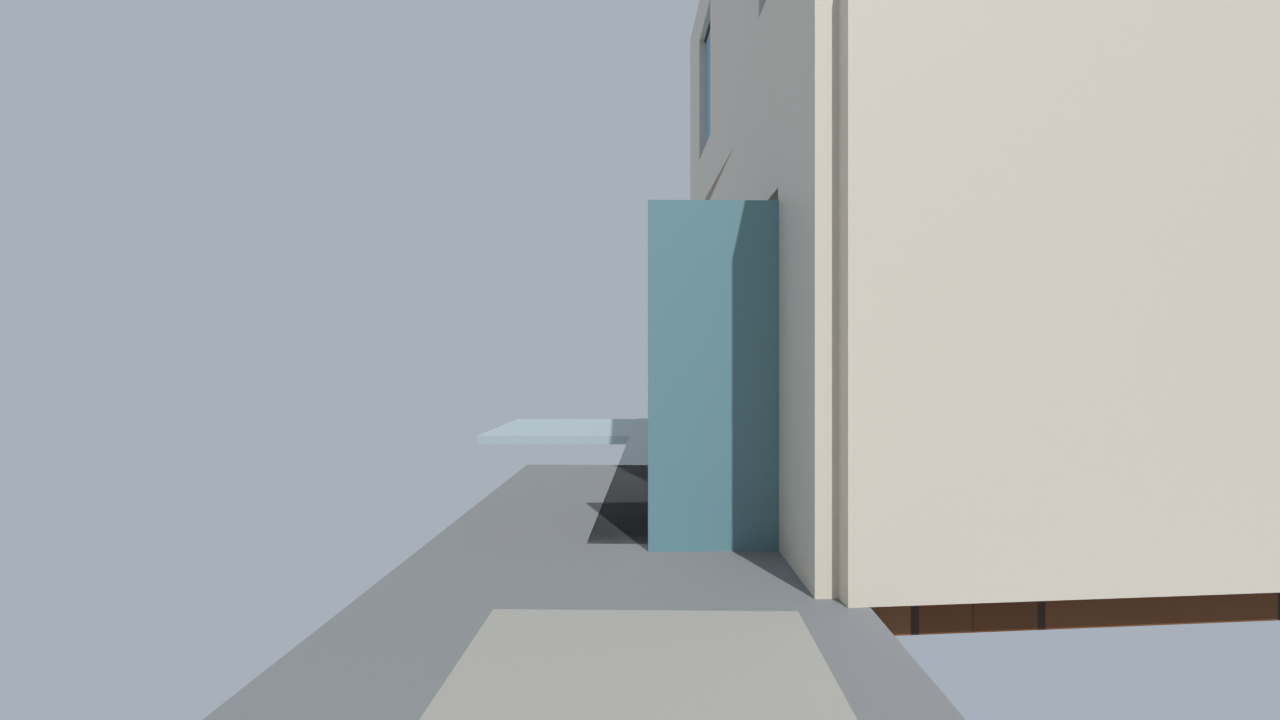
#> input picture recon/v30/03_rear_turn_before.png, 1280 x 720 px
$ python gallery_rear_alley_v30.py
#> lines starting #> are read from the running program, lines starting #| are printed output that depends on the picture
"""Local comparison gallery and compact labelled 24fps video from rendered stills."""
from pathlib import Path
import json,html,subprocess
from PIL import Image,ImageDraw,ImageFont
ROOT=Path(__file__).resolve().parents[1];dest=ROOT/'recon/v30';work=ROOT/'build/v30-video';work.mkdir(exist_ok=True)
ffmpeg='C:/ffmpeg/ffmpeg.exe'
segments=[('03_rear_turn_before.png','BEFORE: open rear area',2),('03_rear_turn_after.png','AFTER: narrow enclosed rear alley',3),('07_rear_plan_highlight.png','NEW walls in gold / alley floors in green',3),('06_closed_bar_door_before.png','BEFORE: doorway into unfinished space',2),('06_closed_bar_door_after.png','AFTER: solid Staff Only door',2),('01_alley_from_street_after.png','Two brick walls preserve the escape route',3),('02_alley_services_after.png','Lamps, bins and utilities stay beside the walls',2),('05_rear_barricade_after.png','New barricade pocket / engine setup pending',3)]
font=ImageFont.truetype('C:/Windows/Fonts/arial.ttf',30);small=ImageFont.truetype('C:/Windows/Fonts/arial.ttf',18)
clips=[]
for i,(name,title,duration) in enumerate(segments):
    im=Image.open(dest/name).convert('RGB');im.thumbnail((1280,650));canvas=Image.new('RGB',(1280,720),(17,22,27));canvas.paste(im,((1280-im.width)//2,0));d=ImageDraw.Draw(canvas);d.text((30,657),title,font=font,fill='white');d.text((30,698),'BLENDER v30 | mapping review',font=small,fill=(172,190,200));p=work/f'{i:02d}.png';canvas.save(p)
#> after `canvas = Image.new('RGB', (1280, 720), (17, 22, 27))`:
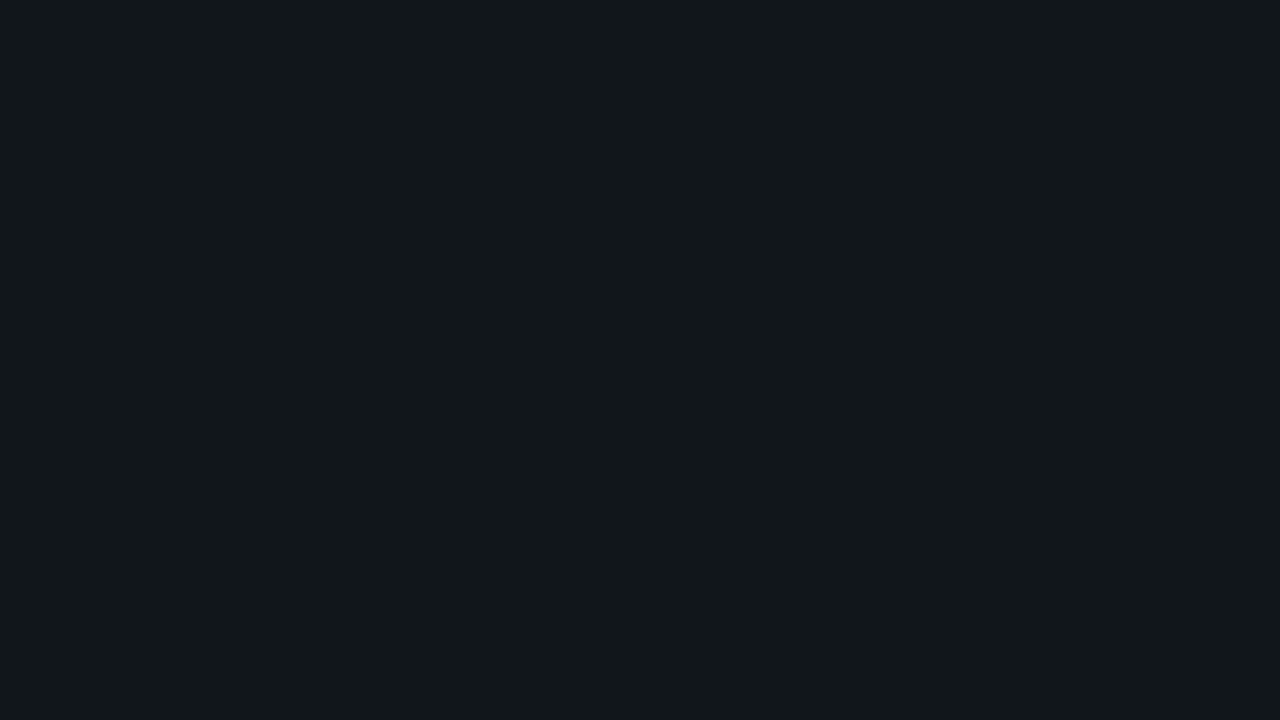
#> canvas: PIL image 1280x720 RGB; mean R, G, B 17, 22, 27
#> after `canvas.paste(im, ((1280 - im.width) // 2, 0))`:
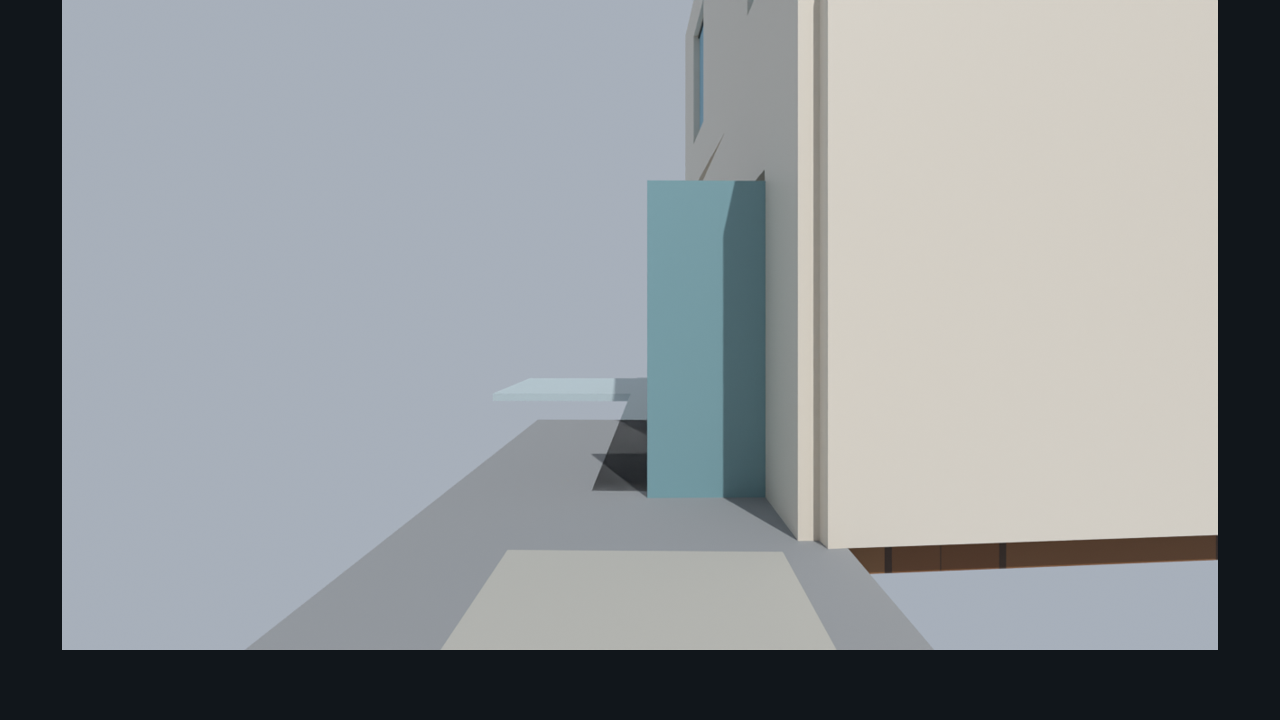
#> canvas: PIL image 1280x720 RGB; mean R, G, B 143.9, 148.3, 151.3
#> after `im = Image.open(dest / name).convert('RGB')`:
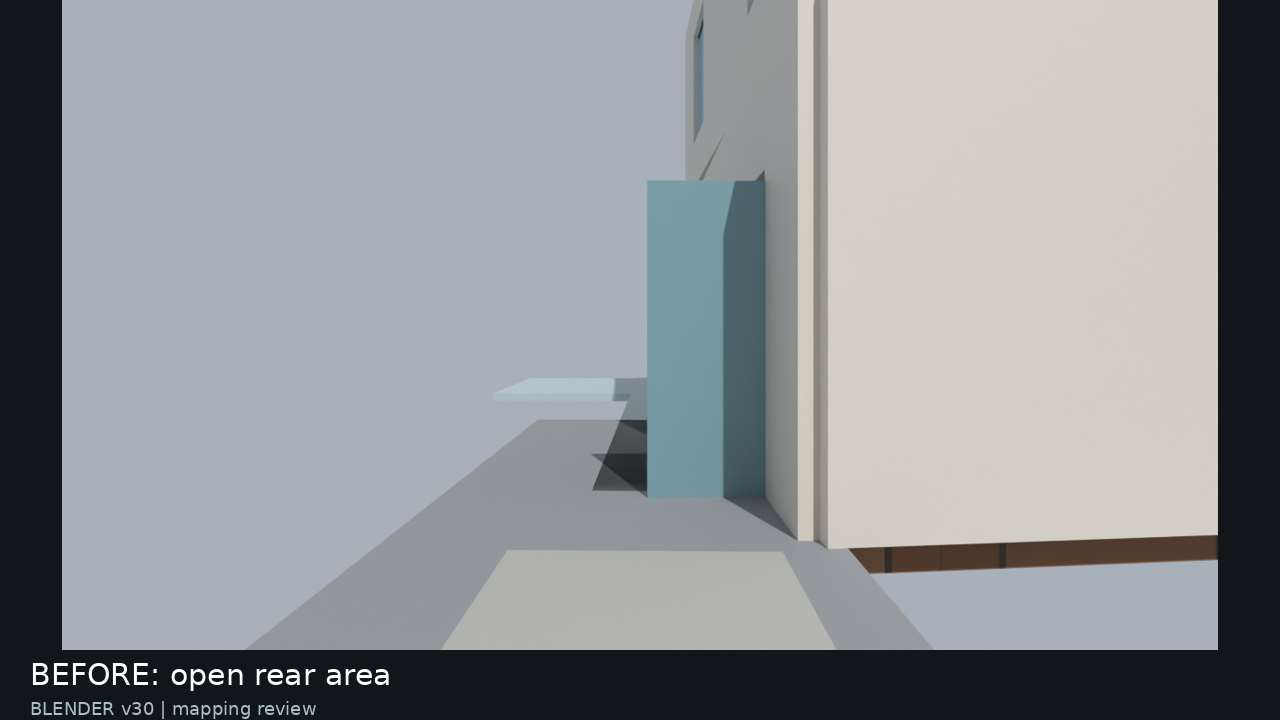
#> saved as 00.png: PIL image 1280x720 RGB; mean R, G, B 144.8, 149.2, 152.1
    clip=work/f'{i:02d}.mp4';clips.append(clip)
    subprocess.run([ffmpeg,'-hide_banner','-loglevel','error','-y','-loop','1','-framerate','24','-i',str(p),'-t',str(duration),'-vf',"zoompan=z='min(zoom+0.0004,1.02)':x='iw/2-iw/zoom/2':y='ih/2-ih/zoom/2':d=1:s=1280x720:fps=24",'-c:v','libx264','-preset','fast','-crf','24','-pix_fmt','yuv420p','-an',str(clip)],check=True)
#> (this line was passed over: subprocess is not available in this run)
#> pass 2 of the loop `for i,(name,title,duration) in enumerate(segments):`:
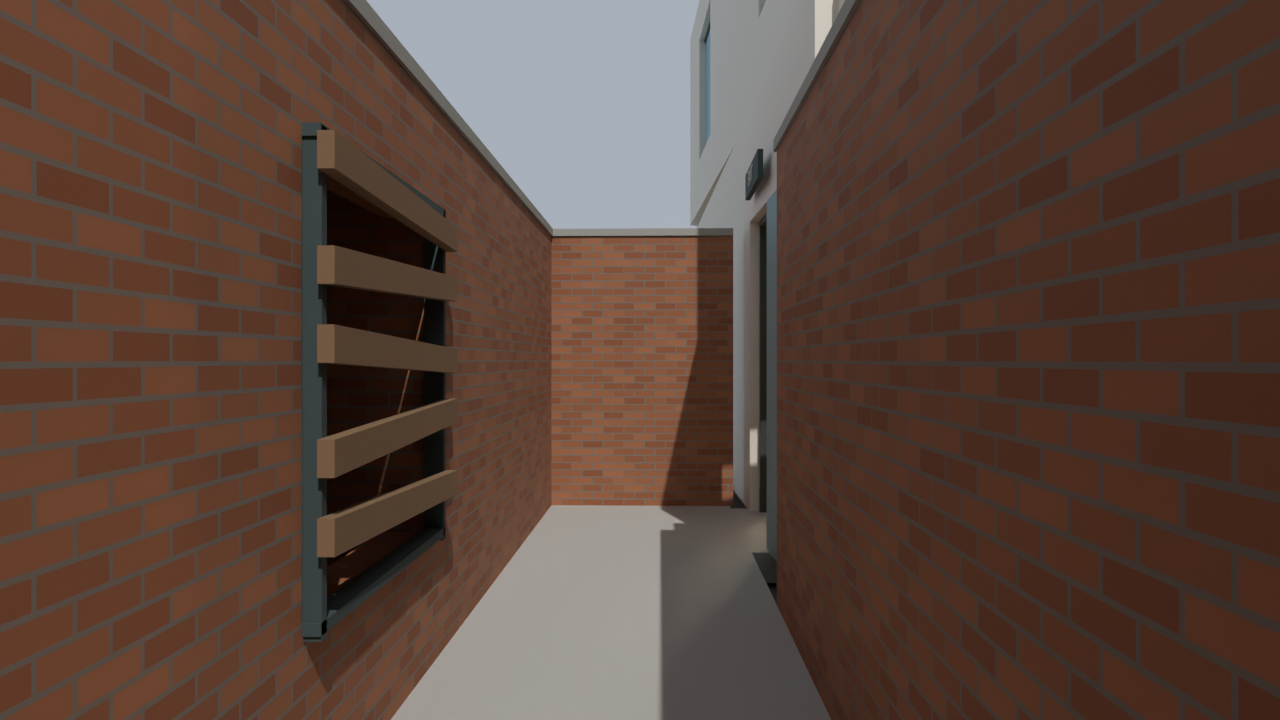
#> input picture recon/v30/03_rear_turn_after.png, 1280 x 720 px
#> im: PIL image 1280x720 RGB
#> im: PIL image 1156x650 RGB
#> `canvas.paste(im, ((1280 - im.width) // 2, 0))`:
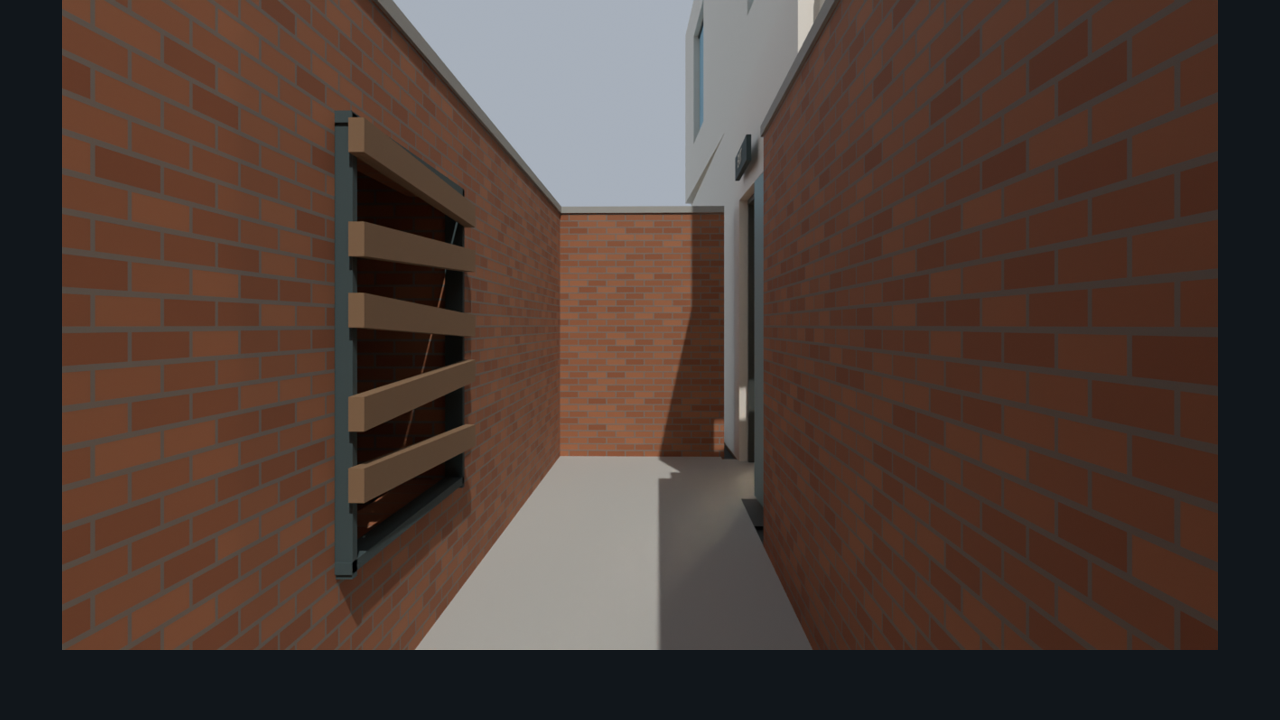
#> canvas: PIL image 1280x720 RGB; mean R, G, B 77.1, 60.4, 53.1
#> `im = Image.open(dest / name).convert('RGB')`:
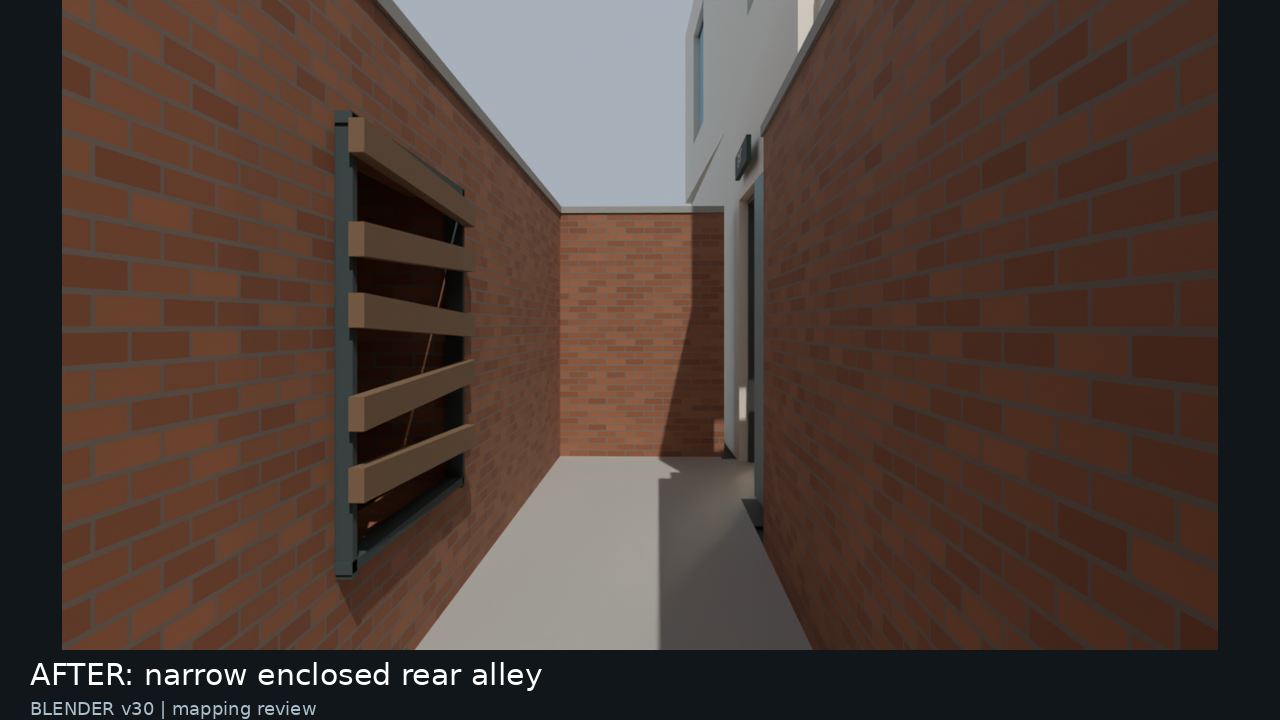
#> saved as 01.png: PIL image 1280x720 RGB; mean R, G, B 78.1, 61.4, 54.2
#> (the run stopped early here; a loop or call above may not have finished)
